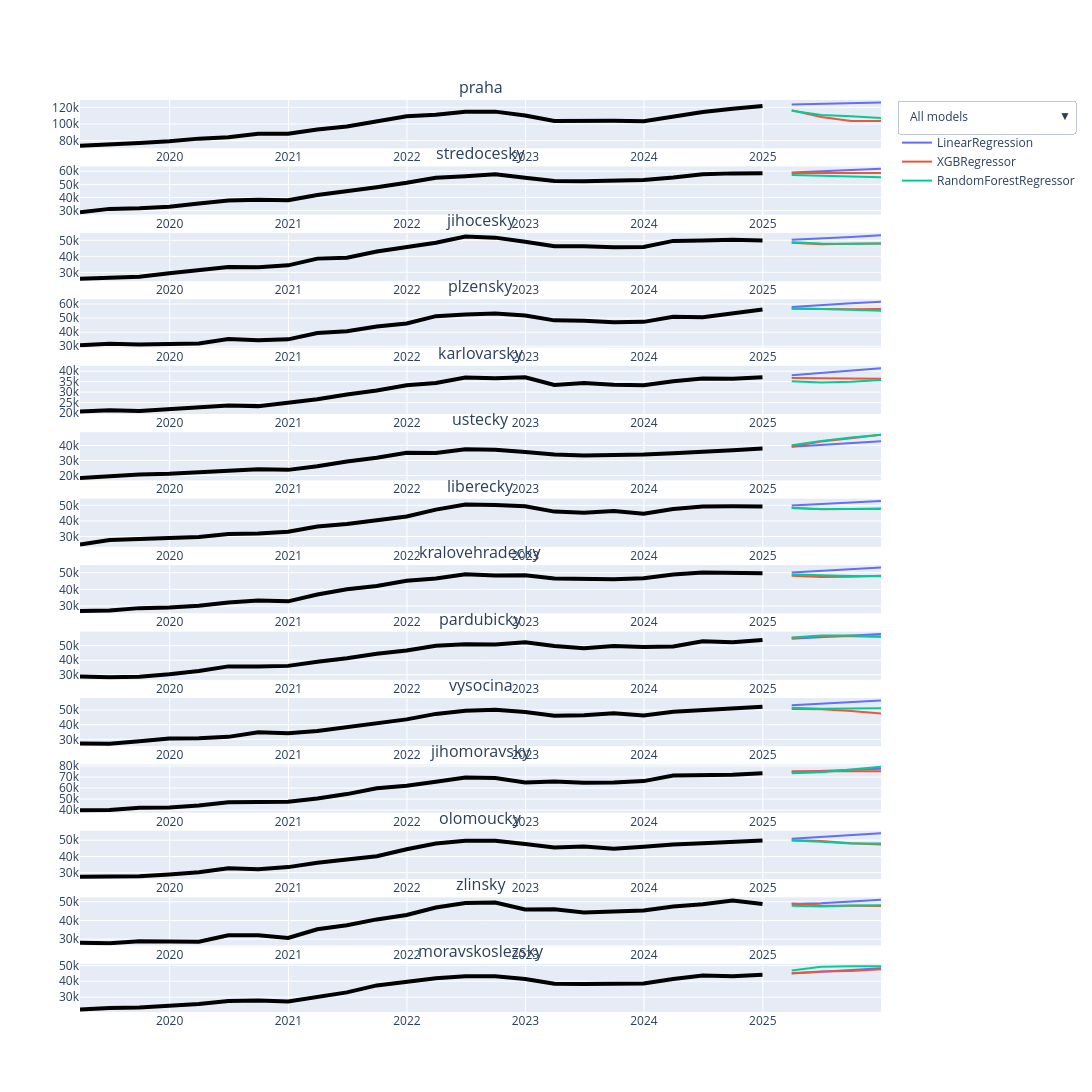

Notebook cell for this chart:
### Markdown cell above
## Graph Vizualization

### Code cell
show_graph(df, predictions_ml)
